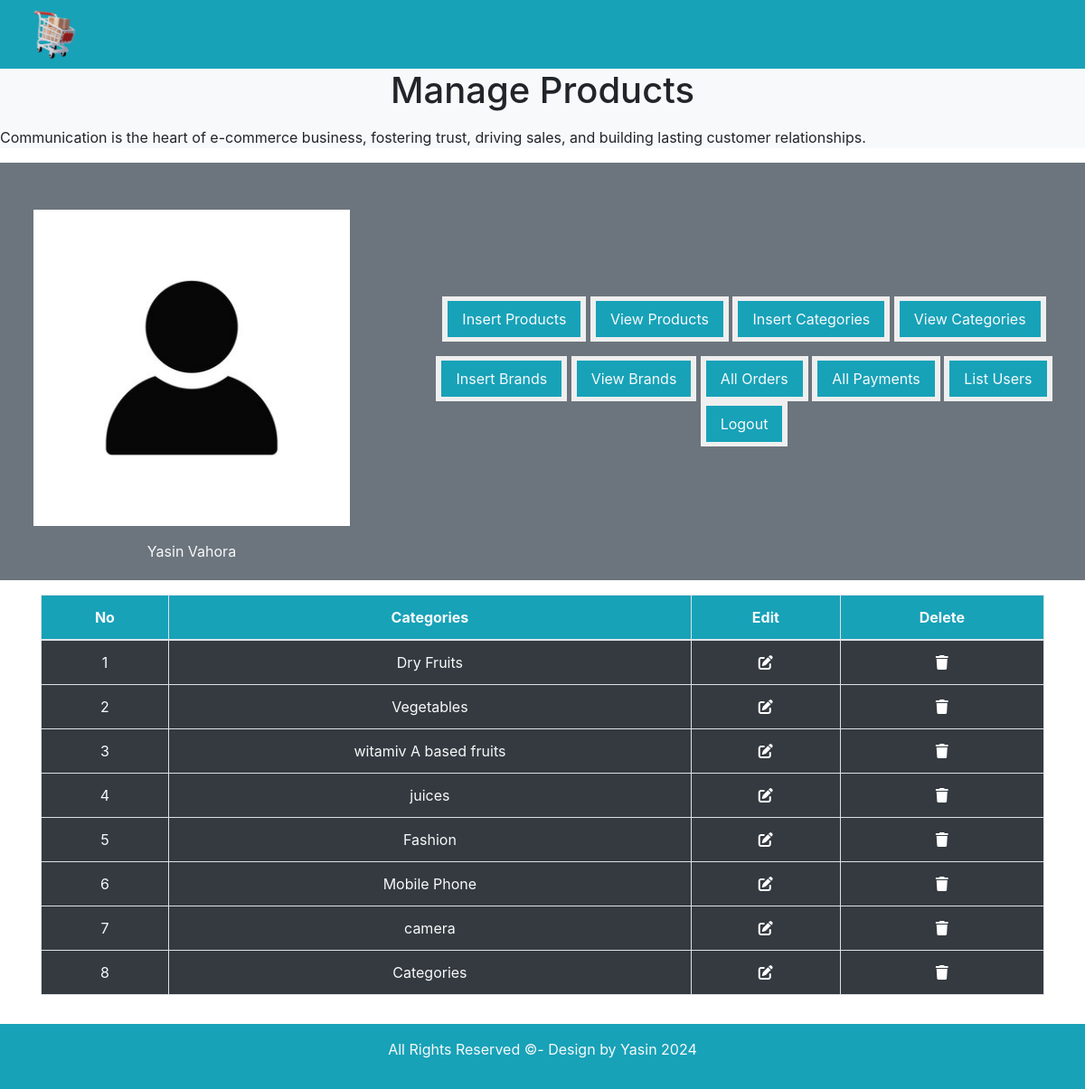
/admin_area/index.php?view_category, run on the app's committed database.
### tables this page shows
CREATE TABLE `categories` (
  `category_id` int(11) NOT NULL,
  `category_title` varchar(50) NOT NULL
);

### admin_area/view_category.php (the view, shortened to what this page needs)
<!DOCTYPE html>
<html lang="en">
<head>
</head>
<body>
    <table class="table table-bordered text-center text-nowrap">
        <thead class="bg-info text-light">
            <tr>
                <th>No</th>
                <th>Categories</th>
                <th>Edit</th>
                <th>Delete</th>
            </tr>
        </thead>
        <tbody class="bg-dark text-light">
            <?php
                $number = 0;
                $select_query = "SELECT * FROM `categories`";
                $result = mysqli_query ($con, $select_query);
                while($row_fetch = mysqli_fetch_assoc($result)){
                    $cat_id = $row_fetch['category_id'];
                    $cat_title = $row_fetch['category_title'];
                    $number++;
            ?>
            <tr>
                <td><?php echo $number; ?></td>
                <td><?php echo $cat_title; ?></td>
                <td><a href="index.php?edit_category=<?php echo $cat_id ?>"><i class="fas fa-edit" style="color: #ffffff;"></i></a></td>
                <td><a href="index.php?delete_category=<?php echo $cat_id; ?>"><i class="fa-solid fa-trash" style="color: #ffffff;"></i></a></td>
            </tr>
            <?php
            }
            ?>
        </tbody>
    </table>
</body>
</html>

### admin_area/index.php (style rules this page uses)
.d-flex { display: flex !important; }

### data on the page
categories: category_title "Dry Fruits"
categories: category_title "Vegetables"
categories: category_title "witamiv A based fruits"
categories: category_title "juices"
categories: category_title "Fashion"
categories: category_title "Mobile Phone"
categories: category_title "camera"
categories: category_title "Categories"
